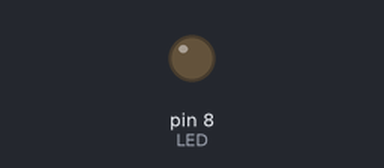
The sketch below on a simulated Arduino Uno, built with avr-gcc and run on an emulated ATmega328P. Shown: output pins drawn as LEDs (lit = HIGH).

Above: at 2.1 s.
At 6.9 s:
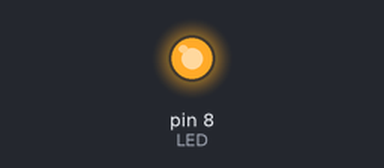
Timing chart, 0 to 7.4 s (numbered marks = the images above):
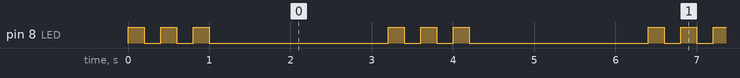

The sketch:

ExempleLED-5.ino
```cpp
const int LED = 8;

void setup() {
  pinMode(LED, OUTPUT);
}

void loop() {
  for (int i = 0; i < 3; i++) {
    digitalWrite(LED, HIGH);
    delay(200);
    digitalWrite(LED, LOW);
    delay(200);
  }
  delay(2000);
}
```

Measured:
- by itself, pin 8 (LED): repeats every 3.2 s: 2 × (LOW 0.20 s, HIGH 0.20 s), LOW 2.2 s, HIGH 0.20 s
- by itself, everything shown: repeats every 3.2 s, in 6 steps
